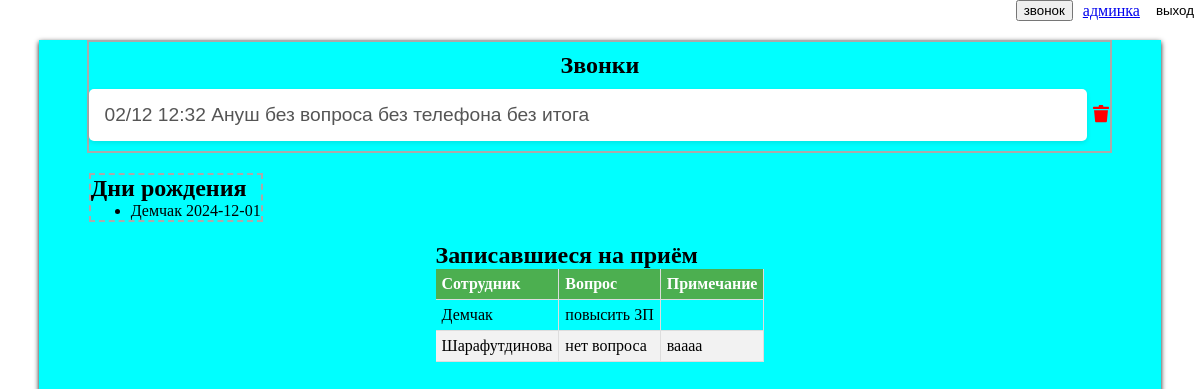
The app's page / (signed in), older data.
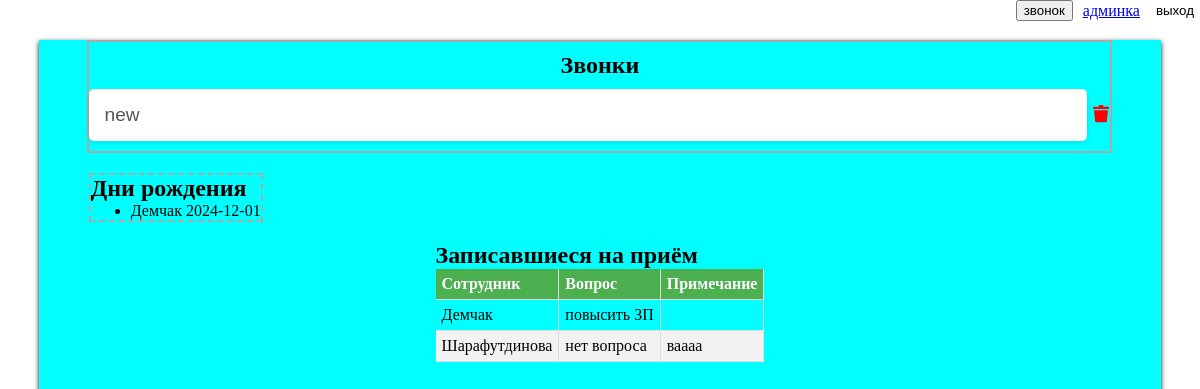
The same page, newer data.
### page/models.py (models this page shows, shortened)
class Call(models.Model):
    date = models.DateTimeField(
        verbose_name='Дата',
        blank=True,
        null=True,
        help_text='Дата',
    )
    full_name = models.TextField(
        max_length=70,
        verbose_name='ФИО Организация Должность',
        help_text='ФИО Организация Должность'
    )
    question = models.TextField(
        max_length=200,
        blank=True,
        null=True,
        verbose_name='Вопрос',
        help_text='Суть вопроса'
    )
    telephone = models.TextField(
        max_length=15,
        blank=True,
        null=True,
        verbose_name='Телефон',
        help_text='Телефон'
    )
    result = models.TextField(
        max_length=200,
        blank=True,
        null=True,
        verbose_name='Итог',
        help_text='Итог'
    )
    class Meta:
        ordering = ('date',)
        verbose_name = 'Звонок'
        verbose_name_plural = 'Звонки'

class Birthday(models.Model):
    full_name = models.TextField(
        max_length=100,
        verbose_name='ФИО',
        help_text='ФИО'
    )
    date = models.DateField(
        blank=True,
        null=True,
        verbose_name='Дата рождения',
        help_text='Дата рождения'
    )
    class Meta:
        verbose_name = 'день рождения'
        verbose_name_plural = 'дни рождения'

class Reception(models.Model):
    full_name = models.TextField(
        max_length=100,
        verbose_name='ФИО',
        help_text='ФИО'
    )
    question = models.TextField(
        max_length=200,
        blank=True,
        null=True,
        verbose_name='Вопрос',
        help_text='Вопрос'
    )
    other = models.TextField(
        max_length=200,
        blank=True,
        null=True,
        verbose_name='Дополнительно',
        help_text='Дополнительно'
    )
    class Meta:
        verbose_name = 'посещение'
        verbose_name_plural = 'посещения'

### page/views.py (the view)
# urls.py: path('', index, name='index'),
@login_required
def index(request):
    calls = Call.objects.all()
    birthdays = Birthday.objects.all()
    receptions = Reception.objects.all()
    if request.method == 'POST':
        form = CallForm(request.POST)
        if form.is_valid():
            form.save()
            return redirect('index')  # Перенаправление на главную страницу после успешного сохранения
    else:
        form = CallForm()
    context = {
        'calls': calls,
        'birthdays': birthdays,
        'receptions': receptions,
        'form': form,
    }
    return render(request, 'index.html', context)

### templates/index.html (shortened to what this page needs)
{% extends 'base.html' %}
{% load static %}
{% block content %}
<body>
  {% include 'includes/header.html' %}
  <main class="page">
    <section class="section_call">
      <h2 class="call_title">Звонки</h2>
      <ul class="call_ul">
        {% for call in calls %}
        <div class="call_li">
        <li class="call_li_item" data-id="{{ call.id }}">
          <span data-date_time="{{ call.date }}" class="call_datetime">{{ call.date|date:"d/m H:i" }}</span>
          <span class="call_full_name">{{ call.full_name }}</span>
          <span class="call_question">{{ call.question }}</span>
          <span class="call_telephone">{{ call.telephone }}</span>
          <span class="call_result">{{ call.result }}</span>
        </li>
        <form method="post" action="{% url 'delete-call' call.id %}">
          <button class="call_delete" type="submit"></button>
        </form>
      </div>
        {% endfor %}
      </ul>
    </section>
    <section class="section_birthday">
      <h2>Дни рождения</h2>
      <ul class="ul_birthday">
        {% for birthday in birthdays %}
        <li>
          {{ birthday.full_name }}
          {{ birthday.date|date:"Y-m-d" }}
          {% endfor %}
        </li>
      </ul>
    </section>
    <section class="section_reception">
      <h2>Записавшиеся на приём</h2>
        <table>
          <thead>
              <tr>
                  <th>Сотрудник</th>
                  <th>Вопрос</th>
                  <th>Примечание</th>
              </tr>
          </thead>
          <tbody>
            {% for reception in receptions %}
            <tr>
              <td>{{ reception.full_name }}</td>
              <td>{{ reception.question }}</td>
              <td>{{ reception.other }}</td>
            </tr>
            {% endfor %}
          </tbody>
        </table>
    </section>
  </main>
</body>
{% endblock %}

Row changes from the older to the newer data that the page shows:
removed Call: date "02/12 12:32", full_name "Ануш", question "без вопроса", telephone "без телефона", result "без итога"
added Call: full_name "new"
